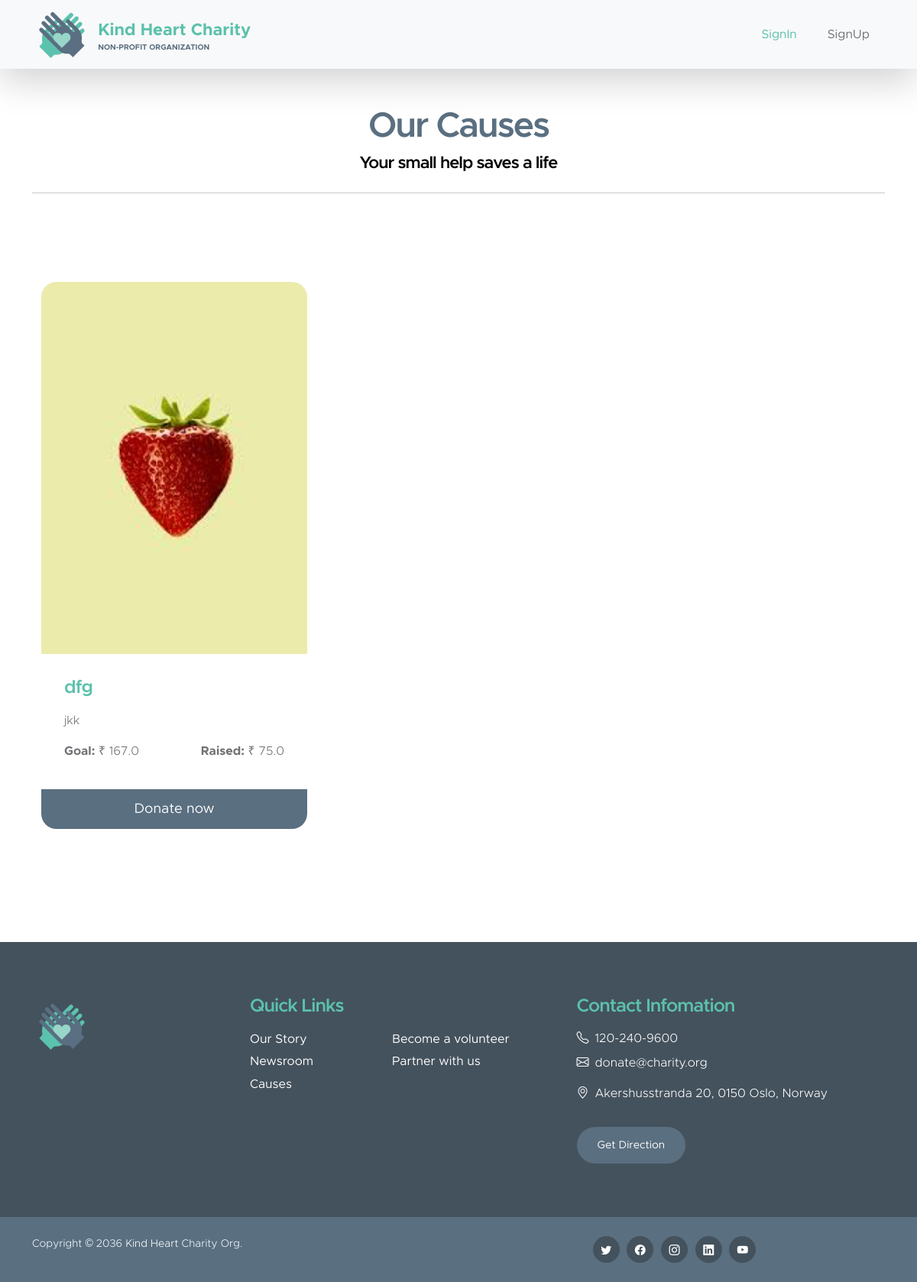
Page /user-dashboard/ on the earlier database version.
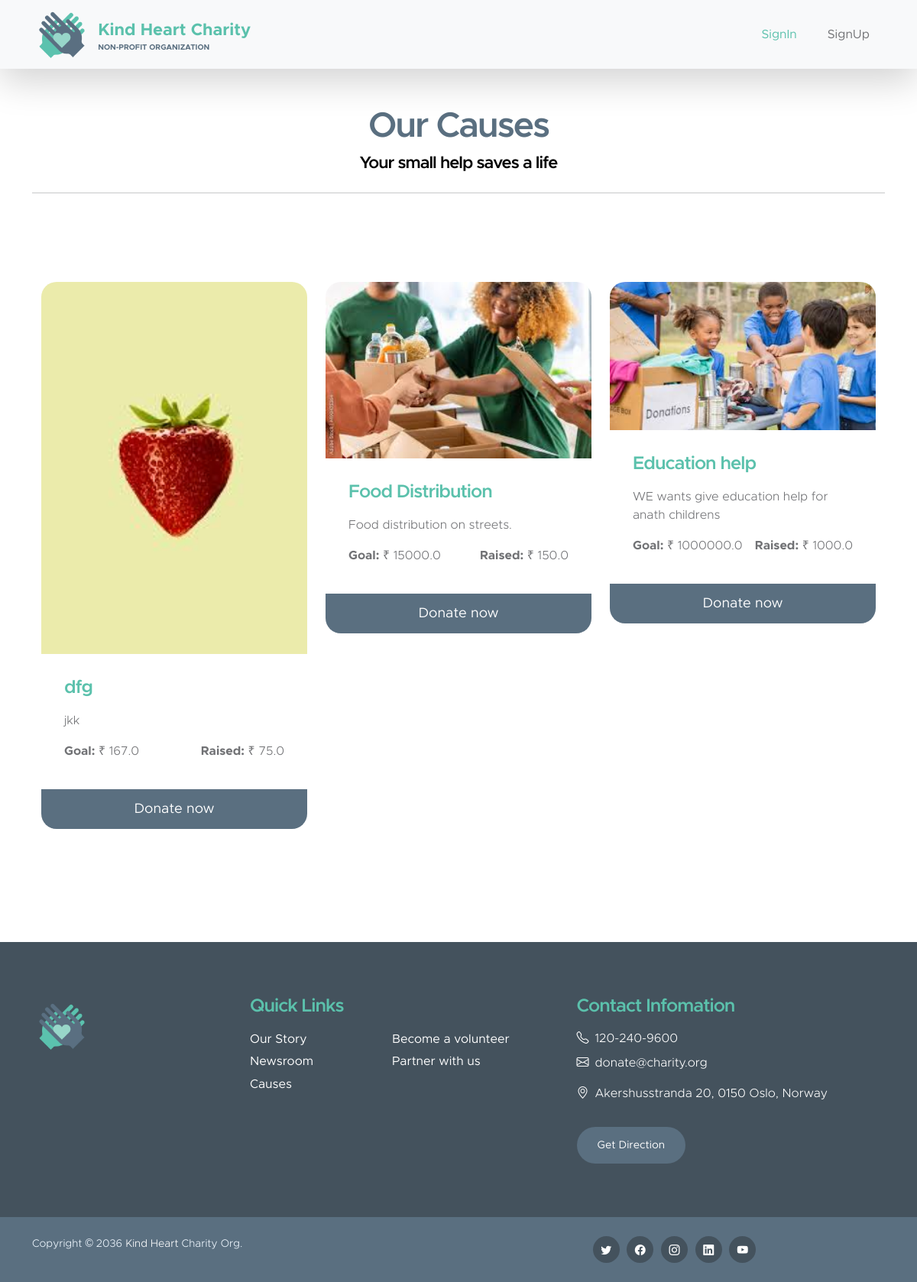
Same page on the later database version.
### heart_charity/models.py (models this page shows, shortened)
class Cause(models.Model):
    name=models.CharField(max_length=30)
    img=models.ImageField()
    detail=models.CharField(max_length=500)
    raised=models.FloatField()
    goal=models.FloatField()

### heart_charity/views.py (the view)
# urls.py: path('user-dashboard/', views.user_dashboard, name='user_dashboard'),
def user_dashboard(req):
    causes = Cause.objects.all()
    return render(req, 'user_dashboard.html', {"causes": causes})

### heart_charity/templates/user_dashboard.html
{% extends 'base.html' %}
{% load static %}
{% block content %}
<main>
    <div class="col-lg-12 col-12 text-center mb-4">
        <h2>Our Causes</h2>
        <h6>Your small help saves a life</h6>
    </div>
    <hr>
              <section class="section-padding" id="section_3">
                <div class="container">
                    <div class="row">
                        {% for cause in causes %}
                        <div class="col-lg-4 col-md-6 col-12 mb-4 mb-lg-0">
                            <div class="custom-block-wrap">
                                <img src="{{cause.img.url}}" class="custom-block-image img-fluid" alt="">
                                <div class="custom-block">
                                    <div class="custom-block-body">
                                        <h5 class="mb-3">{{cause.name}}</h5>
                                        <p>{{cause.detail}}</p>
                                        <div class="d-flex align-items-center my-2">
                                            <p class="mb-0">
                                                <strong>Goal:</strong>
                                                ₹ {{cause.raised}}
                                            </p>
                                            <p class="ms-auto mb-0">
                                                <strong>Raised:</strong>
                                                ₹ {{cause.goal}}
                                            </p>
                                        </div>
                                    </div>
                                    <a href="/donate/{{cause.id}}" class="custom-btn btn">Donate now</a>
                                </div>
                            </div>
                        </div>
                        {% endfor %}
                    </div>
                </div>
            </section>
</main>
{% endblock %}

### heart_charity/templates/base.html (shortened to what this page needs)
{% load static %}
<!doctype html>
<html lang="en">
    <head>
        <link href="{% static 'css/bootstrap.min.css' %}" rel="stylesheet">
        <link href="{% static 'css/bootstrap-icons.css' %}" rel="stylesheet">
        <link href="{% static 'css/templatemo-kind-heart-charity.css' %}" rel="stylesheet">
    </head>
    <body>
        <nav class="navbar navbar-expand-lg bg-light shadow-lg">
            <div class="container">
                <a class="navbar-brand" href="/">
                    <img src="{% static 'images/logo.png'  %}"  class="logo img-fluid" alt="Kind Heart Charity">
                    <span>
                        Kind Heart Charity
                        <small>Non-profit Organization</small>
                    </span>
                </a>
                <div class="collapse navbar-collapse" id="navbarNav">
                    <ul class="navbar-nav ms-auto">
                        {% if not user.is_authenticated %}
                        <li class="nav-item"><a class="nav-link" href="{% url 'signin' %}">SignIn</a></li>
                        <li class="nav-item"><a class="nav-link" href="{% url 'signup' %}">SignUp</a></li>
                        {% endif %}
                    </ul>
                </div>
            </div>
        </nav>
        <main>
            <section class="hero-section">
                <div class="container py-5">
                    <div class="row">
                        {% block content %}
                        {% endblock %}
                    </div>
                </div>
            </section>
        </main>
        <footer class="site-footer">
            <div class="container">
                <div class="row">
                    <div class="col-lg-3 col-12 mb-4">
                        <img src="{% static 'images/logo.png' %}" class="logo img-fluid" alt="">
                    </div>
                    <div class="col-lg-4 col-md-6 col-12 mb-4">
                        <h5 class="site-footer-title mb-3">Quick Links</h5>
                        <ul class="footer-menu">
                            <li class="footer-menu-item"><a href="#" class="footer-menu-link">Our Story</a></li>
                            <li class="footer-menu-item"><a href="#" class="footer-menu-link">Newsroom</a></li>
                            <li class="footer-menu-item"><a href="#" class="footer-menu-link">Causes</a></li>
                            <li class="footer-menu-item"><a href="#" class="footer-menu-link">Become a volunteer</a></li>
                            <li class="footer-menu-item"><a href="#" class="footer-menu-link">Partner with us</a></li>
                        </ul>
                    </div>
                    <div class="col-lg-4 col-md-6 col-12 mx-auto">
                        <h5 class="site-footer-title mb-3">Contact Infomation</h5>
                        <p class="text-white d-flex mb-2">
                            <i class="bi-telephone me-2"></i>
                            <a href="tel: 120-240-9600" class="site-footer-link">
                                120-240-9600
                            </a>
                        </p>
                        <p class="text-white d-flex">
                            <i class="bi-envelope me-2"></i>
                            <a href="mailto:info@yourgmail.com" class="site-footer-link">
                                donate@charity.org
                            </a>
                        </p>
                        <p class="text-white d-flex mt-3">
                            <i class="bi-geo-alt me-2"></i>
                            Akershusstranda 20, 0150 Oslo, Norway
                        </p>
                        <a href="#" class="custom-btn btn mt-3">Get Direction</a>
                    </div>
                </div>
            </div>
            <div class="site-footer-bottom">
                <div class="container">
                    <div class="row">
                        <div class="col-lg-6 col-md-7 col-12">
                            <p class="copyright-text mb-0">Copyright © 2036 <a href="#">Kind Heart</a> Charity Org.
                       </p>
                        </div>
                        <div class="col-lg-6 col-md-5 col-12 d-flex justify-content-center align-items-center mx-auto">
                            <ul class="social-icon">
                                <li class="social-icon-item">
                                    <a href="#" class="social-icon-link bi-twitter"></a>
                                </li>
                                <li class="social-icon-item">
                                    <a href="#" class="social-icon-link bi-facebook"></a>
                                </li>
                                <li class="social-icon-item">
                                    <a href="#" class="social-icon-link bi-instagram"></a>
                                </li>
                                <li class="social-icon-item">
                                    <a href="#" class="social-icon-link bi-linkedin"></a>
                                </li>
                                <li class="social-icon-item">
                                    <a href="https://youtube.com/templatemo" class="social-icon-link bi-youtube"></a>
                                </li>
                            </ul>
                        </div>
                    </div>
                </div>
            </div>
        </footer>
    </body>
</html>

### heart_charity/static/css/templatemo-kind-heart-charity.css (style rules this page uses)
:root { --white-color: #ffffff; --primary-color: #5bc1ac; --secondary-color: #5a6f80; --section-bg-color: #f0f8ff; --site-footer-bg-color: #44525d; --custom-btn-bg-color: #597081; --custom-btn-bg-hover-color: #5bc1ac; --dark-color: #000000; --p-color: #717275; --border-color: #e9eaeb; --body-font-family: 'Metropolis', sans-serif; --h1-font-size: 52px; --h2-font-size: 46px; --h3-font-size: 32px; --h4-font-size: 28px; --h5-font-size: 24px; --h6-font-size: 22px; --p-font-size: 16px; --btn-font-size: 18px; --copyright-font-size: 14px; --border-radius-large: 100px; --border-radius-medium: 20px; --border-radius-small: 10px; --font-weight-light: 300; --font-weight-normal: 400; --font-weight-semibold: 600; --font-weight-bold: 700; }
body { background-color: var(--white-color); font-family: var(--body-font-family); }
h2, h3, h4, h5, h6 { color: var(--dark-color); }
h1, h2, h3, h4, h5, h6 { font-weight: var(--font-weight-semibold); letter-spacing: -1px; }
h2 { color: var(--secondary-color); font-size: var(--h2-font-size); letter-spacing: -2px; }
h5 { color: var(--primary-color); font-size: var(--h5-font-size); }
h6 { font-size: var(--h6-font-size); }
p { color: var(--p-color); font-size: var(--p-font-size); font-weight: var(--font-weight-light); }
ul li { color: var(--p-color); font-size: var(--p-font-size); font-weight: var(--font-weight-normal); }
a, button { touch-action: manipulation; transition: all 0.3s; }
a { color: var(--p-color); text-decoration: none; }
b, strong { font-weight: var(--font-weight-bold); }
.section-padding { padding-top: 100px; padding-bottom: 100px; }
.custom-block-wrap { background: var(--white-color); border-radius: var(--border-radius-medium); position: relative; overflow: hidden; transition: all 0.5s; }
.custom-block-body { padding: 30px; }
.custom-block-image { display: block; width: 100%; height: 100%; object-fit: cover; }
.custom-block .custom-btn { border-radius: 0; display: block; }
.custom-btn { background: var(--secondary-color); border: 2px solid transparent; border-radius: var(--border-radius-large); color: var(--white-color); font-size: var(--btn-font-size); font-weight: var(--font-weight-normal); line-height: normal; padding: 15px 25px; }
.navbar { background: var(--white-color); z-index: 9; padding-top: 0; padding-bottom: 0; }
.navbar-brand { color: var(--primary-color); font-size: var(--h6-font-size); font-weight: var(--font-weight-bold); }
.navbar-brand span { display: inline-block; vertical-align: middle; }
.navbar-brand small { color: var(--secondary-color); display: block; font-size: 10px; line-height: normal; text-transform: uppercase; }
.logo { width: 80px; height: auto; }
.navbar-expand-lg .navbar-nav .nav-link { margin-right: 0; margin-left: 0; padding: 20px; }
.navbar-nav .nav-link { display: inline-block; color: var(--p-color); font-size: var(--p-font-size); font-weight: var(--font-weight-medium); position: relative; padding-top: 15px; padding-bottom: 15px; }
.navbar-nav .nav-link.active, .navbar-nav .nav-link:hover { background: transparent; color: var(--primary-color); }
.site-footer { background-color: var(--site-footer-bg-color); padding-top: 70px; }
.site-footer-bottom { background-color: var(--secondary-color); position: relative; z-index: 2; margin-top: 70px; padding-top: 25px; padding-bottom: 25px; }
.site-footer-bottom a { color: var(--white-color); }
.site-footer-link { color: var(--white-color); }
.copyright-text { color: var(--section-bg-color); font-size: var(--copyright-font-size); margin-right: 30px; }
.site-footer .custom-btn { font-size: var(--copyright-font-size); }
.footer-menu { column-count: 2; margin: 0; padding: 0; }
.footer-menu-item { list-style: none; display: block; }
.footer-menu-link { font-size: var(--p-font-size); color: var(--white-color); display: inline-block; vertical-align: middle; margin-right: 10px; margin-bottom: 5px; }
.social-icon { margin: 0; padding: 0; }
.social-icon-item { list-style: none; display: inline-block; vertical-align: top; }
.social-icon-link { background: var(--site-footer-bg-color); border-radius: var(--border-radius-large); color: var(--white-color); font-size: var(--copyright-font-size); display: block; margin-right: 5px; text-align: center; width: 35px; height: 35px; line-height: 38px; }

Differences in the rows shown:
added Cause: img (picture), name "Food Distribution", detail "Food distribution on streets.", raised "15000.0", goal "150.0"
added Cause: img (picture), name "Education help", detail "WE wants give education help for anath childrens", raised "1000000.0", goal "1000.0"
